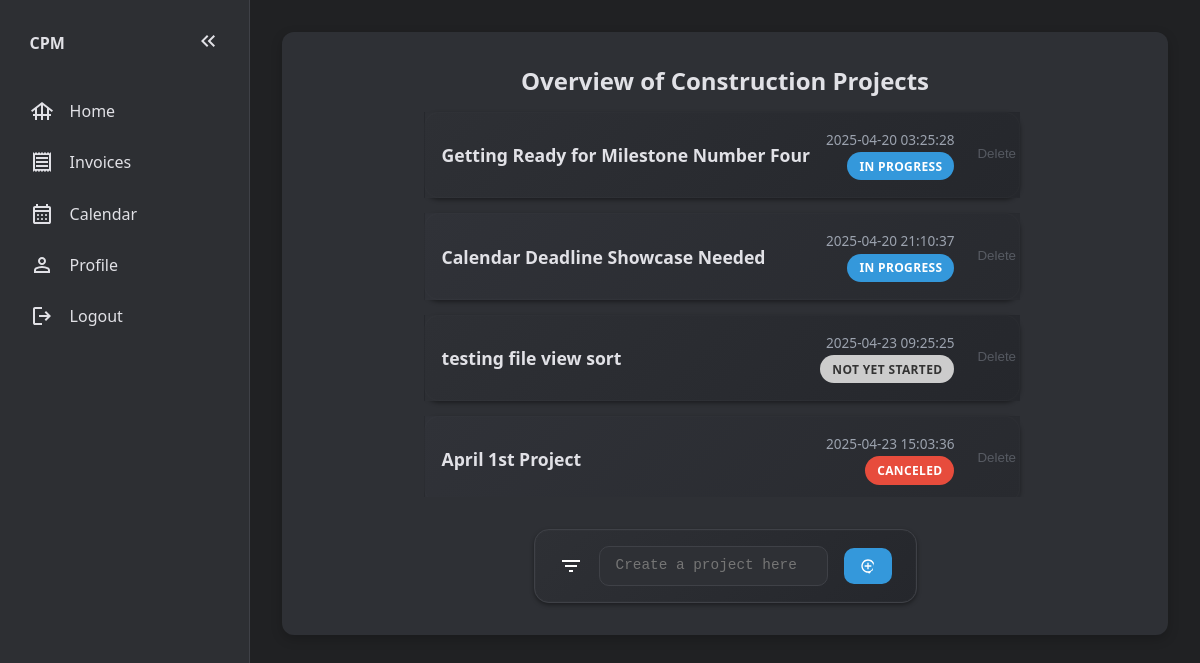
The page /home (signed in) on the database as committed earlier.
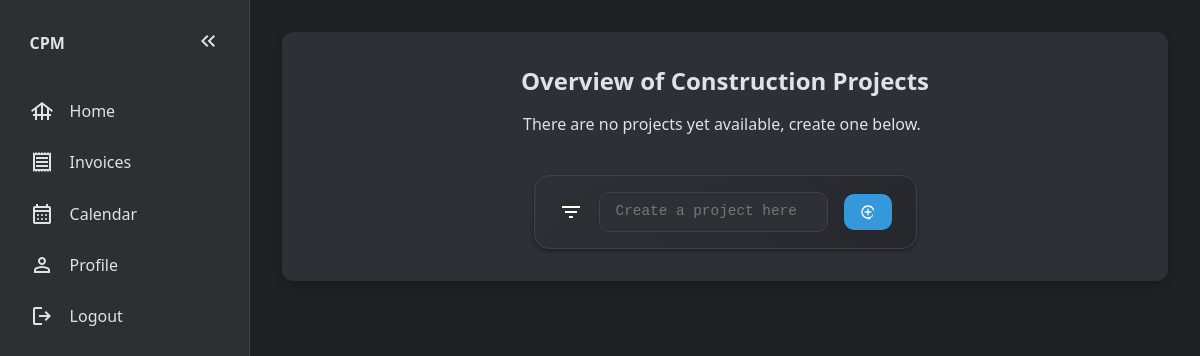
The same page on the database as committed later.
### website/models.py (models this page shows)
class Project(db.Model): # Database model: An object blueprint/layout that will be stored in the database
    id = db.Column(db.Integer, primary_key=True)
    project_name = db.Column(db.String(70))
    date = db.Column(db.DateTime(timezone=True), default=func.now()) # Gets current date and time
    progress = db.Column(Enum('Not Yet Started', 'On Hold', 'In Progress', 'Completed', 'Canceled', name='progress_status'), nullable=False, default='Not Yet Started') # Project's Progress: Not Yet Started (Blue) | On Hold (Orange) | In Progress (Yellow) | Completed (Green) | Canceled (Red)
    deadline = db.Column(db.Date, nullable=True) # Project Deadline
    user_id = db.Column(db.Integer, db.ForeignKey('user.id')) # 1-to-many relationship
    address= db.Column(db.String(255), nullable = True)
    subcontractors = db.relationship('Assignment', back_populates='project') #many to many relation
    tasks = db.relationship('Task', backref='project', lazy='dynamic') # 1-to-many relationship
    files = db.relationship('File', back_populates='project')
    pass

### website/views.py (the view, shortened to what this page needs)
@views.route('/home', methods=['GET', 'POST'])
@login_required
def home():
    if current_user.role == "contractor": # Goes to contractor page
        return render_template("home.html", user=current_user)
    else:
        return "Unauthorized", 403

### website/context_processors.py (called while the page is built)
def unread_message_count():
    if current_user.is_authenticated:
        return Message.query.filter_by(receiver_id=current_user.id, is_read=False).count()
    return 0

### website/templates/home.html (shortened to what this page needs)
{% extends 'base.html' %}
{% block content %}
<section class="main-content-section" id="project-section">
  <section id="project-header">
    <h2>Overview of Construction Projects</h2>
  </section>
  <div class="table-wrapper">
    <table>
      {% if not user.projects %}
      <p id="no-projects">
        There are no projects yet available, create one below.
      </p>
      {% else %} {% for project in user.projects %}
      <tr class="project-row" data-status="{{ project.progress }}">
        <td>
          <a
            id="project-link"
            href="{{ url_for('views.view_project', project_id=project.id)}}"
          >
            {{ project.project_name }}
          </a>
          <div class="project-details">
            <p class="date">{{ project.date }}</p>
            <p id="project-status">
              {% if project.progress == "Not Yet Started" %}
              <span class="status-text not-started">Not Yet Started</span>
              {% elif project.progress == "On Hold" %}
              <span class="status-text on-hold">On Hold</span>
              {% elif project.progress == "In Progress" %}
              <span class="status-text in-progress">In Progress</span>
              {% elif project.progress == "Completed" %}
              <span class="status-text completed">Completed</span>
              {% elif project.progress == "Canceled" %}
              <span class="status-text canceled">Canceled</span>
              {% else %}
              <span class="status-text">Unknown Status</span>
              {% endif %}
            </p>
          </div>
          <button
            type="button"
            id="delete-button"
            data-id="{{ project.id }}"
            data-name="{{ project.project_name }}"
            onClick="deleteProject(this)"
          >
            <span aria-hidden="true"> Delete </span>
          </button>
        </td>
      </tr>
      {% endfor %} {% endif %}
    </table>
  </div>
  <form method="POST" action="{{ url_for('views.home') }}" id="project-form">
    <div class="filter-wrapper">
      <svg
        xmlns="http://www.w3.org/2000/svg"
        height="24px"
        viewBox="0 -960 960 960"
        width="24px"
        id="filter-projects"
        onclick="toggleFilter()"
      >
        <path
          d="M400-240v-80h160v80H400ZM240-440v-80h480v80H240ZM120-640v-80h720v80H120Z"
        />
      </svg>
    </div>
    <textarea
      name="project"
      id="project"
      maxlength="70"
      placeholder="Create a project here"
    ></textarea>
    <button type="submit">
    </button>
  </form>
</section>
{% endblock %}

### website/templates/base.html (shortened to what this page needs)
<!DOCTYPE html>
<html lang="en">
  <head>
    <link
      rel="stylesheet"
      href="{{ url_for('static', filename='css/style.css') }}"
    />
  </head>
  <body>
    {% if current_user.is_authenticated %}
    <aside id="sidebar">
      <ul>
        <li>
          <span class="logo">CPM</span>
          <button onclick="toggleSidebar()" id="toggle-btn">
            <svg
              xmlns="http://www.w3.org/2000/svg"
              viewBox="0 -960 960 960"
              width="24px"
              height="24px"
            >
              <path
                d="M440-240 200-480l240-240 56 56-183 184 183 184-56 56Zm264 0L464-480l240-240 56 56-183 184 183 184-56 56Z"
              />
            </svg>
          </button>
        </li>
        <li>
          <a href="/">
            <svg
              xmlns="http://www.w3.org/2000/svg"
              height="24px"
              viewBox="0 -960 960 960"
              width="24px"
            >
              <path
                d="M200-120v-160h-80v-80h80v-166L88-440l-48-64 440-336 440 336-48 64-112-86v166h80v80h-80v160h-80v-160H520v160h-80v-160H280v160h-80Zm80-240h160v-349L280-587v227Zm240 0h160v-227L520-709v349Z"
              />
            </svg>
            <span>Home</span>
          </a>
        </li>
          {% if current_user.role == 'contractor' %}
        <li>
          <a href="/project/invoices">
            <span>Invoices</span>
          </a>
        </li>
        {% endif %}
        <li>
          <a href="/calendar"
            >
            <span>Calendar</span></a
          >
        </li>
        <li>
          <a href="/profile"
            >
            <span>Profile</span></a
          >
        </li>
        <li>
          <a href="/logout"
            ><svg
              xmlns="http://www.w3.org/2000/svg"
              height="24px"
              viewBox="0 -960 960 960"
              width="24px"
            >
              <path
                d="M200-120q-33 0-56.5-23.5T120-200v-560q0-33 23.5-56.5T200-840h280v80H200v560h280v80H200Zm440-160-55-58 102-102H360v-80h327L585-622l55-58 200 200-200 200Z"
              />
            </svg>
            <span>Logout</span>
          </a>
        </li>
      </ul>
    </aside>
    {% endif %}
    <main>
      {% block content %}{% endblock %}
    </main>
  </body>
</html>

### website/static/css/style.css (style rules this page uses)
:root { --bg: #202123; --panel: #2d2f33; --card: #2e3035; --text: #e1e1e6; --icon: #e1e1e6; --text-muted: #9ca3af; --border: #3f4147; --hover-bg: #3a3b40; --accent: #3498db; --accent-hover: #2980b9; --error: #ff6b6b; --success: #32d296; --shadow: rgba(0, 0, 0, 0.2); }
*, *::before, *::after { margin: 0; padding: 0; box-sizing: border-box; }
html { font-family: "Segoe UI", Tahoma, Geneva, Verdana, sans-serif; font-size: 16px; }
body { display: grid; grid-template-columns: auto 1fr; grid-template-areas: "sidebar main"; background-color: var(--bg); color: var(--text); height: 100vh; font-size: clamp(0.875rem, 1.5vw, 1rem); overscroll-behavior: none; }
aside { grid-area: sidebar; width: 250px; background: var(--panel); border-right: 1px solid var(--border); padding: 1rem; position: sticky; top: 0; height: 100vh; z-index: 10; user-select: none; overflow: hidden; text-wrap: nowrap; transition: 300ms ease-in-out; }
aside ul { list-style: none; }
aside > ul > li:first-child { display: flex; justify-content: flex-end; margin-bottom: 16px; }
aside > ul > li:first-child .logo { font-weight: 600; }
aside a, aside .dropdown-btn, aside .logo { display: flex; align-items: center; gap: 1em; padding: 0.85em; border-radius: 0.5em; color: var(--text); }
aside svg { flex-shrink: 0; fill: var(--icon); }
aside a span, aside .dropdown-btn span { flex-grow: 1; }
aside #toggle-btn { margin-left: auto; padding: 1em; border: none; border-radius: 0.5em; background: none; cursor: pointer; }
aside #toggle-btn svg { transition: rotate 150ms ease; }
main { grid-area: main; padding: 2rem; display: flex; flex-direction: column; gap: 2rem; justify-content: flex-start; align-items: center; transition: margin 0.3s ease; overflow-y: auto; }
.main-content-section { width: 100%; background: var(--card); border-radius: 0.75rem; padding: 2rem; box-shadow: 0 4px 12px var(--shadow); }
.main-content-section, .sub-sections { display: flex; justify-content: center; align-items: center; flex-direction: column; }
#project-section { justify-content: flex-start; }
#project-header { display: flex; justify-content: space-between; align-items: center; }
#project-section .table-wrapper { max-height: 400px; overflow-y: auto; padding-right: 6px; }
#project-section table { width: 100%; border-collapse: separate; border-spacing: 0 15px; margin-bottom: 0.5rem; }
#project-form { display: flex; align-items: center; gap: 1rem; background: linear-gradient(135deg, #2e3035, #25272c); padding: 1rem 1.5rem; border-radius: 15px; border: 1px solid var(--border); box-shadow: inset 0 0 0 1px rgba(255, 255, 255, 0.015), 0 2px 4px rgba(0, 0, 0, 0.4); margin-top: 2rem; flex-wrap: wrap; }
#project-form textarea { flex: 1; max-height: 40px; min-height: 40px; padding: 0.6rem 1rem; border-radius: 10px; border: 1px solid var(--border); background: var(--card); color: var(--text); font-size: 0.9rem; resize: none; }
#project-form #filter-projects, .edit-toggle-btn { transition: transform 0.2s ease; cursor: pointer; fill: white; }
#project-form button { padding: 0.6rem 1rem; background-color: var(--accent); color: white; border-radius: 10px; border: none; font-weight: 600; display: flex; align-items: center; gap: 0.5rem; cursor: pointer; transition: background-color 0.2s ease; }
#project-form button svg { width: 16px; height: 16px; fill: white; }
.filter-wrapper { display: flex; align-items: center; gap: 0.5rem; }
#no-projects { margin-top: 1rem; text-align: center; }
a { text-decoration: none; color: var(--text); }

Rows that differ between the two databases and show on the page:
removed Project: project_name "Getting Ready for Milestone Number Four", date "2025-04-20 03:25:28", progress "IN PROGRESS"
removed Project: project_name "Calendar Deadline Showcase Needed", date "2025-04-20 21:10:37", progress "IN PROGRESS"
removed Project: project_name "testing file view sort", date "2025-04-23 09:25:25", progress "NOT YET STARTED"
removed Project: project_name "April 1st Project", date "2025-04-23 15:03:36", progress "CANCELED"
Other text that changed with them:
text now shown: "There are no projects yet available, create one below."
